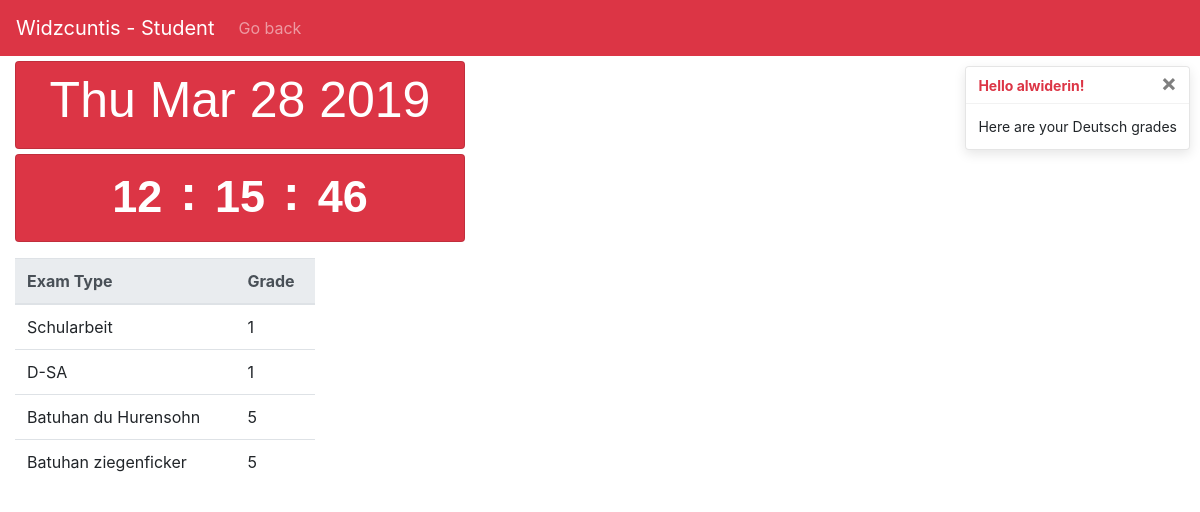
/users/home/logged_s/subject/2 (signed in), run on an earlier commit of the app's database.
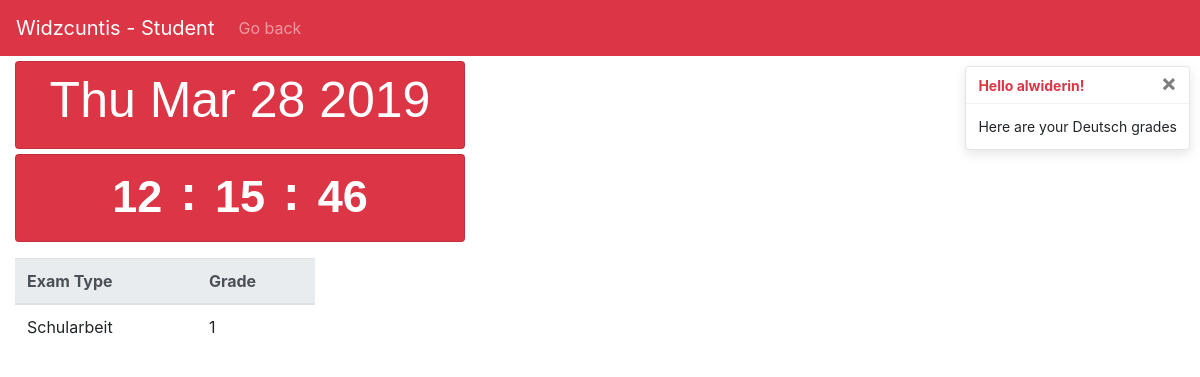
And on a later commit of the database.
### school/models.py (models this page shows, shortened)
class Exam(models.Model):
    stusu = models.ForeignKey(Stusu, on_delete=models.CASCADE)
    name = models.CharField(max_length=200)
    grade = models.IntegerField(default=0)
    value = models.IntegerField(default=0)

class Stusu(models.Model):
    subject = models.ForeignKey(Subject, on_delete=models.CASCADE)
    student = models.ForeignKey(Student, on_delete=models.CASCADE)

class Subject(models.Model):
    name = models.CharField(max_length=200)
    def __str__(self):
        return self.name

### users/views.py (the view)
# urls.py: path('home/logged_s/subject/<int:pk>', views.StudentSubject.as_view(), name='StudentSubject'),
class StudentSubject(generic.ListView):
    template_name='studentsubject.html'
    context_object_name='exam_list'
    def get_queryset(self):
        e=[]
        pk=self.kwargs['pk']
        if(self.request.user.is_authenticated):
            user=  self.request.user
        authorized=False
        for i in Stusu.objects.all():
            if(i.id==pk and i.student.user.id==user.id):
                authorized=True
        if(authorized==False):
            return e
        for i in Exam.objects.all():
            if(i.stusu.id==pk):
                e.append(i)
        return e

### templates/studentsubject.html (shortened to what this page needs)
{% extends 'base.html' %}
{% load bootstrap4 %}
{% block content %}
{% if exam_list %}
<nav class="navbar navbar-expand-lg navbar-dark bg-danger">
    <a class="navbar-brand" href="{% url 'BackHome' %}">Widzcuntis - Student</a>
    <div class="collapse navbar-collapse" id="navbarText">
      <ul class="navbar-nav">
        <li class="nav-item">
          <a class="nav-link" href="{% url 'StudentHome' exam_list.0.stusu.student.id %}">Go back</a>
        </li>
      </ul>
    </div>
  </nav>
  <div role="alert" aria-live="assertive" aria-atomic="true" style="position: relative; min-height: 0px;" >
        <div class="toast" data-autohide="false">
            <div class="toast-header">
              <strong class="mr-auto text-danger">Hello {{ user.username }}!</strong>
              <button type="button" class="ml-2 mb-1 close" data-dismiss="toast">&times;</button>
            </div>
            <div class="toast-body">
                Here are your {{ exam_list.0.stusu.subject }} grades
            </div>
          </div>
        </div>
  <div class="col-md-3 container">
    <div class="card width=75 bg-danger text-white rounded datee">
      <h2 class="card-title text-center">
      <div class="d-flex flex-wrap justify-content-center mt-2">
        <p id="demo" class="datum"></p>
      </div>
    </div>
  <div class="card width=75 bg-danger text-white rounded clock">
    <h3 class="card-title text-center">
    <div class="d-flex flex-wrap justify-content-center mt-2">
     <a><span class="badge hours"></span></a> <p class="colon">:</p>
     <a><span class="badge min"></span></a> <p class="colon">:</p>
     <a><span class="badge sec"></span></a>
    </div>
    </h3>
  </div>
  </div>
  <table class="table gradetable">
        <thead class="thead-light theaddanger">
          <tr>
            <th scope="col">Exam Type</th>
            <th scope="col">Grade</th>
          </tr>
        </thead>
        <tbody>
            {% for exam in exam_list %}
                <tr>
                    <td>{{exam.name}}</td>
                    <td>{{exam.grade}}</td>
                </tr>
            {% endfor %}
        </tbody>
      </table>
{% else %}
    <p>There are no entries or you are not authorized.</p>
    <a href="{% url 'BackHome' %}">Go Home</a>
{% endif %}
{% endblock %}

What changed in the data, as far as the page shows it:
removed Exam: name "D-SA", grade "1"
removed Exam: name "Batuhan du Hurensohn", grade "5"
removed Exam: name "Batuhan ziegenficker", grade "5"
